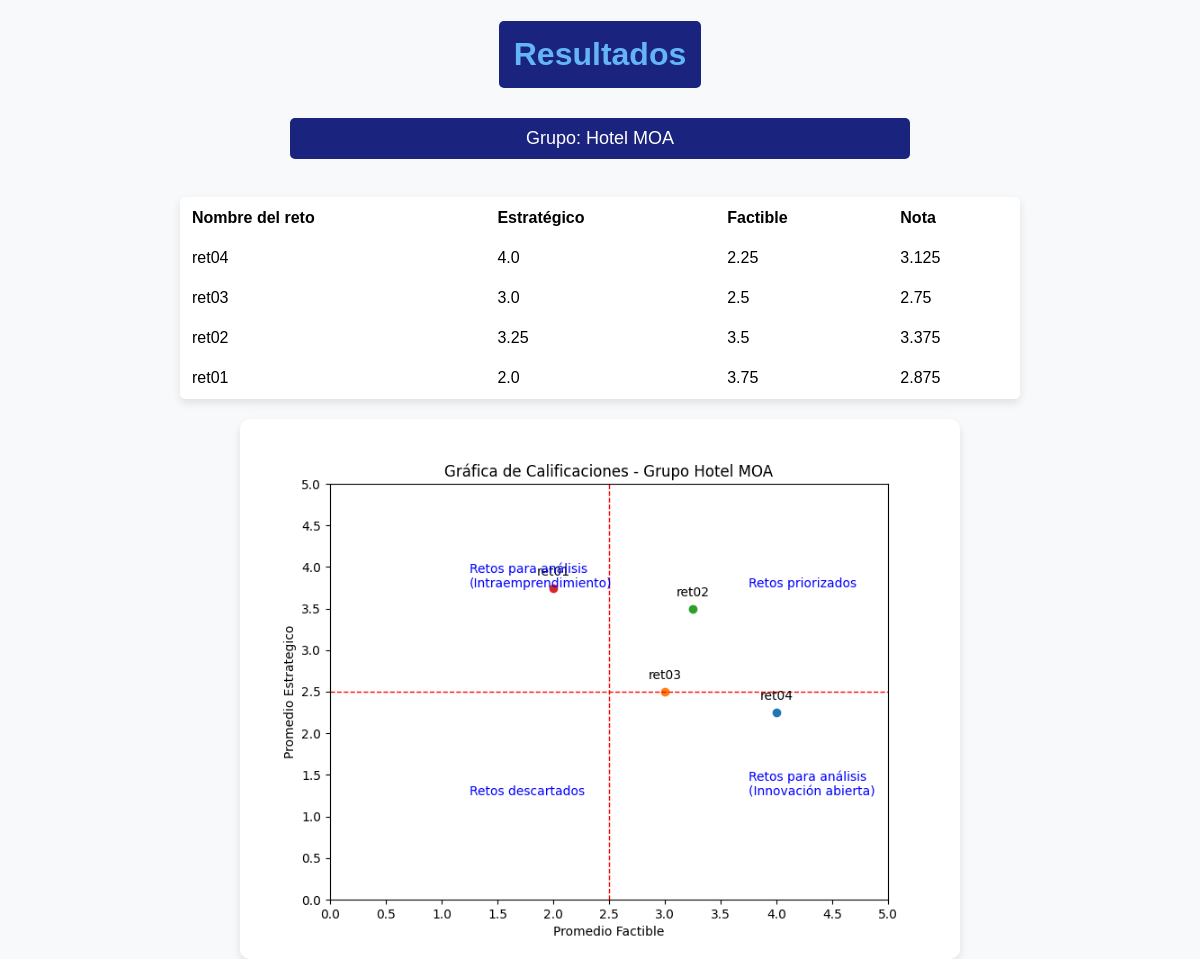
The page /graficas/Hotel MOA/ on the database its author committed.
### proyecto/models.py (models this page shows)
class Calificacion(models.Model):
    idCalificacion = models.AutoField(primary_key=True)
    reto = models.CharField(max_length=255)
    promedioFactible = models.FloatField()
    promedioEstrategico = models.FloatField()
    grupo = models.CharField(max_length=150)
    @property
    def nota(self):
        return (self.promedioFactible + self.promedioEstrategico) / 2

### proyecto/views.py (the view)
# urls.py: path("graficas/<str:grupo>/", views.graficas, name="graficas"),
def graficas(request, grupo):
    calificaciones = Calificacion.objects.filter(grupo=grupo).order_by(
        "-idCalificacion"
    )[:4]
    x = [calificacion.promedioFactible for calificacion in calificaciones]
    y = [calificacion.promedioEstrategico for calificacion in calificaciones]
    retos = [calificacion.reto for calificacion in calificaciones]
    plt.figure(figsize=(8, 6))
    for i, reto in enumerate(retos):
        plt.scatter(x[i], y[i])
        plt.annotate(
            reto, (x[i], y[i]), textcoords="offset points", xytext=(0, 10), ha="center"
        )
    plt.xlabel("Promedio Factible")
    plt.ylabel("Promedio Estrategico")
    plt.title(f"Gráfica de Calificaciones - Grupo {grupo}")
    plt.xlim(0.0, 5.0)
    plt.ylim(0.0, 5.0)
    plt.xticks([i / 2.0 for i in range(11)])
    plt.yticks([i / 2.0 for i in range(11)])
    plt.axvline(
        x=2.5, color="red", linestyle="--", linewidth=1, label="Vertical Center"
    )
    plt.axhline(
        y=2.5, color="red", linestyle="--", linewidth=1, label="Horizontal Center"
    )
    plt.text(
        1.25,
        3.75,
        "Retos para análisis\n(Intraemprendimiento)",
        fontsize=10,
        color="blue",
    )
    plt.text(3.75, 3.75, "Retos priorizados", fontsize=10, color="blue")
    plt.text(1.25, 1.25, "Retos descartados", fontsize=10, color="blue")
    plt.text(
        3.75,
        1.25,
        "Retos para análisis\n(Innovación abierta)",
        fontsize=10,
        color="blue",
    )
    buf = io.BytesIO()
    plt.savefig(buf, format="png")
    buf.seek(0)
    grafica_base64 = base64.b64encode(buf.read())
    return render(
        request,
        "graficas.html",
        {
            "calificaciones": calificaciones,
            "grupo": grupo,
            "grafica_base64": grafica_base64.decode("utf-8"),
        },
    )

### proyecto/templates/graficas.html (shortened to what this page needs)
<!DOCTYPE html>
<html lang="en">
<head>
</head>
<body>
    <h1>Resultados</h1>
    <p>Grupo: {{ grupo }}</p>
    <table>
        <tr>
            <th>Nombre del reto</th>
            <th>Estratégico</th>
            <th>Factible</th>
            <th>Nota</th>
        </tr>
        {% for calificacion in calificaciones %}
        <tr>
            <td>{{ calificacion.reto }}</td>
            <td>{{ calificacion.promedioFactible }}</td>
            <td>{{ calificacion.promedioEstrategico }}</td>
            <td>{{ calificacion.nota }}</td>
        </tr>
        {% endfor %}
    </table>
    <img alt="Gráfica de calificaciones">
</body>
</html>

### proyecto/templates/graficas.html (style rules this page uses)
body { font-family: Arial, sans-serif; margin: 0; padding: 0; display: flex; flex-direction: column; min-height: 100vh; justify-content: flex-start; background-color: #f8f9fa; }
h1 { background-color: #1a237e; color: #64b5f6; padding: 15px; text-align: center; border-radius: 5px; font-size: 32px; font-weight: bold; margin-bottom: 20px; margin-left: auto; margin-right: auto; }
p { background-color: #1a237e; color: #fff; padding: 10px; text-align: center; border-radius: 5px; margin-top: 10px; font-size: 18px; width: 50%; margin-left: auto; margin-right: auto; }
table { width: 70%; margin-top: 20px; background-color: #fff; border-radius: 5px; box-shadow: 0 4px 8px rgba(0, 0, 0, 0.1); margin-left: auto; margin-right: auto; }
th, td { padding: 10px; text-align: left; }
img { width: 60%; display: block; margin-left: auto; margin-right: auto; margin-top: 20px; border-radius: 10px; box-shadow: 0 4px 8px rgba(0, 0, 0, 0.1); }

### rows shown on the page
Calificacion: reto "ret04", promedioFactible "4.0", promedioEstrategico "2.25", nota "3.125"
Calificacion: reto "ret03", promedioFactible "3.0", promedioEstrategico "2.5", nota "2.75"
Calificacion: reto "ret02", promedioFactible "3.25", promedioEstrategico "3.5", nota "3.375"
Calificacion: reto "ret01", promedioFactible "2.0", promedioEstrategico "3.75", nota "2.875"

### other values the page prints
{{ grupo }} "Hotel MOA"
